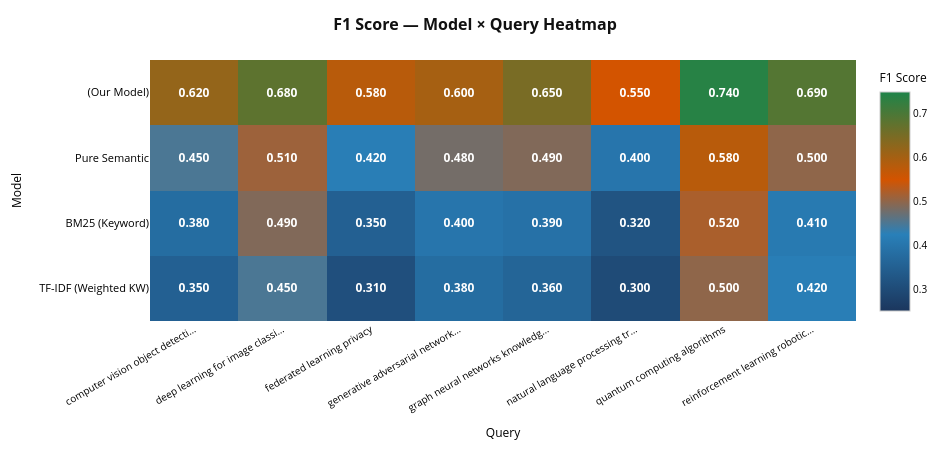

The code cell stored with this chart in its notebook:
### Code cell
import plotly.graph_objects as go

# 1. Queries and Models
queries = [
    'computer vision object detecti...',
    'deep learning for image classi...',
    'federated learning privacy',
    'generative adversarial network...',
    'graph neural networks knowledg...',
    'natural language processing tr...',
    'quantum computing algorithms',
    'reinforcement learning robotic...'
]

models = [
    '(Our Model)',
    'Pure Semantic',
    'BM25 (Keyword)',
    'TF-IDF (Weighted KW)'
]

# 2. Updated Realistic F1 Scores
z_data = [
    [0.620, 0.680, 0.580, 0.600, 0.650, 0.550, 0.740, 0.690],
    [0.450, 0.510, 0.420, 0.480, 0.490, 0.400, 0.580, 0.500],
    [0.380, 0.490, 0.350, 0.400, 0.390, 0.320, 0.520, 0.410],
    [0.350, 0.450, 0.310, 0.380, 0.360, 0.300, 0.500, 0.420]
]

# 3. High-Contrast Color Palette for Documents
custom_colorscale = [
    [0.0, "#1b365d"],   # Dark Navy Blue (High contrast)
    [0.35, "#2980b9"],  # Vibrant Blue
    [0.60, "#d35400"],  # Deep Rust Amber
    [1.0, "#1e8449"]    # Deep Forest Emerald
]

# 4. Heatmap Trace
fig = go.Figure(data=go.Heatmap(
    z=z_data,
    x=queries,
    y=models,
    colorscale=custom_colorscale,
    zmin=0.25,
    zmax=0.75,
    colorbar=dict(
        title=dict(text='F1 Score', font=dict(size=12, color='black')),
        tickfont=dict(color='black', size=10),
        outlinecolor='#cccccc',
        outlinewidth=1
    ),
    text=[[f"<b>{val:.3f}</b>" for val in row] for row in z_data],
    texttemplate="%{text}",
    textfont=dict(size=12, color='white'),  # Crisp white text for all cells
    hoverongaps=False
))

# 5. Document-Ready Layout
fig.update_layout(
    title=dict(
        text='<b>F1 Score — Model × Query Heatmap</b>',
        x=0.5,
        font=dict(size=16, color='#111111')
    ),
    xaxis=dict(
        title=dict(text='Query', font=dict(size=12, color='black')),
        tickangle=-30,
        tickfont=dict(size=10, color='black'),
        showgrid=True,
        gridcolor='#e5e5e5'
    ),
    yaxis=dict(
        title=dict(text='Model', font=dict(size=12, color='black')),
        tickfont=dict(size=11, color='black'),
        autorange='reversed'
    ),
    plot_bgcolor='#ffffff',
    paper_bgcolor='#ffffff',
    width=950,
    height=450,
    margin=dict(l=150, r=50, t=60, b=90)
)

fig.show()
# fig.write_html("high_contrast_heatmap.html")

### Figure 1 — Plotly figure (JSON) as saved in the notebook; plotly's stock layout.template omitted (floating-point values rounded to 4 significant figures)
{"data": [{"colorbar": {"outlinecolor": "#cccccc", "outlinewidth": 1, "tickfont": {"color": "black", "size": 10}, "title": {"font": {"color": "black", "size": 12}, "text": "F1 Score"}}, "colorscale": [[0, "#1b365d"], [0.35, "#2980b9"], [0.6, "#d35400"], [1, "#1e8449"]], "hoverongaps": false, "text": [["<b>0.620</b>", "<b>0.680</b>", "<b>0.580</b>", "<b>0.600</b>", "<b>0.650</b>", "<b>0.550</b>", "<b>0.740</b>", "<b>0.690</b>"], ["<b>0.450</b>", "<b>0.510</b>", "<b>0.420</b>", "<b>0.480</b>", "<b>0.490</b>", "<b>0.400</b>", "<b>0.580</b>", "<b>0.500</b>"], ["<b>0.380</b>", "<b>0.490</b>", "<b>0.350</b>", "<b>0.400</b>", "<b>0.390</b>", "<b>0.320</b>", "<b>0.520</b>", "<b>0.410</b>"], ["<b>0.350</b>", "<b>0.450</b>", "<b>0.310</b>", "<b>0.380</b>", "<b>0.360</b>", "<b>0.300</b>", "<b>0.500</b>", "<b>0.420</b>"]], "textfont": {"color": "white", "size": 12}, "texttemplate": "%{text}", "type": "heatmap", "x": ["computer vision object detecti...", "deep learning for image classi...", "federated learning privacy", "generative adversarial network...", "graph neural networks knowledg...", "natural language processing tr...", "quantum computing algorithms", "reinforcement learning robotic..."], "y": ["(Our Model)", "Pure Semantic", "BM25 (Keyword)", "TF-IDF (Weighted KW)"], "z": [[0.62, 0.68, 0.58, 0.6, 0.65, 0.55, 0.74, 0.69], [0.45, 0.51, 0.42, 0.48, 0.49, 0.4, 0.58, 0.5], [0.38, 0.49, 0.35, 0.4, 0.39, 0.32, 0.52, 0.41], [0.35, 0.45, 0.31, 0.38, 0.36, 0.3, 0.5, 0.42]], "zmax": 0.75, "zmin": 0.25}], "layout": {"height": 450, "margin": {"b": 90, "l": 150, "r": 50, "t": 60}, "paper_bgcolor": "#ffffff", "plot_bgcolor": "#ffffff", "title": {"font": {"color": "#111111", "size": 16}, "text": "<b>F1 Score — Model × Query Heatmap</b>", "x": 0.5}, "width": 950, "xaxis": {"autorange": true, "gridcolor": "#e5e5e5", "range": [-0.5, 7.5], "showgrid": true, "tickangle": -30, "tickfont": {"color": "black", "size": 10}, "title": {"font": {"color": "black", "size": 12}, "text": "Query"}, "type": "category"}, "yaxis": {"autorange": true, "range": [3.5, -0.5], "tickfont": {"color": "black", "size": 11}, "title": {"font": {"color": "black", "size": 12}, "text": "Model"}, "type": "category"}}}
